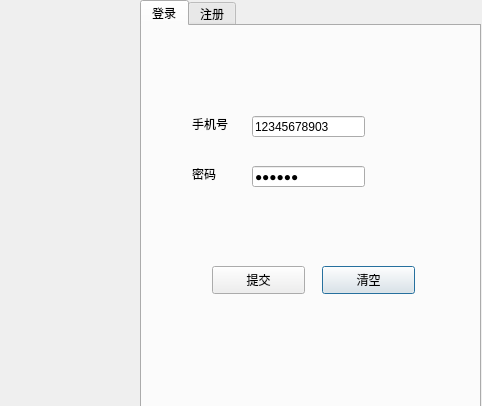
<?xml version="1.0" encoding="UTF-8"?>
<ui version="4.0">
 <class>LoginDialog</class>
 <widget class="QDialog" name="LoginDialog">
  <property name="geometry">
   <rect>
    <x>0</x>
    <y>0</y>
    <width>482</width>
    <height>406</height>
   </rect>
  </property>
  <property name="windowTitle">
   <string>Dialog</string>
  </property>
  <widget class="QTabWidget" name="tb_page">
   <property name="geometry">
    <rect>
     <x>140</x>
     <y>0</y>
     <width>341</width>
     <height>411</height>
    </rect>
   </property>
   <property name="toolTip">
    <string>&lt;html&gt;&lt;head/&gt;&lt;body&gt;&lt;p&gt;长度小于20，只允许字母、数字、下划线&lt;/p&gt;&lt;/body&gt;&lt;/html&gt;</string>
   </property>
   <property name="currentIndex">
    <number>0</number>
   </property>
   <widget class="QWidget" name="page_login">
    <attribute name="title">
     <string>登录</string>
    </attribute>
    <widget class="QLabel" name="lb_tel">
     <property name="geometry">
      <rect>
       <x>50</x>
       <y>90</y>
       <width>72</width>
       <height>15</height>
      </rect>
     </property>
     <property name="text">
      <string>手机号</string>
     </property>
    </widget>
    <widget class="QLabel" name="lb_password">
     <property name="geometry">
      <rect>
       <x>50</x>
       <y>140</y>
       <width>72</width>
       <height>15</height>
      </rect>
     </property>
     <property name="text">
      <string>密码</string>
     </property>
    </widget>
    <widget class="QLineEdit" name="le_tel">
     <property name="geometry">
      <rect>
       <x>110</x>
       <y>90</y>
       <width>113</width>
       <height>21</height>
      </rect>
     </property>
     <property name="toolTip">
      <string>&lt;html&gt;&lt;head/&gt;&lt;body&gt;&lt;p&gt;长度11，只允许数字&lt;/p&gt;&lt;/body&gt;&lt;/html&gt;</string>
     </property>
     <property name="text">
      <string>12345678903</string>
     </property>
    </widget>
    <widget class="QLineEdit" name="le_password">
     <property name="geometry">
      <rect>
       <x>110</x>
       <y>140</y>
       <width>113</width>
       <height>21</height>
      </rect>
     </property>
     <property name="text">
      <string>123456</string>
     </property>
     <property name="echoMode">
      <enum>QLineEdit::Password</enum>
     </property>
    </widget>
    <widget class="QPushButton" name="pb_clear">
     <property name="geometry">
      <rect>
       <x>180</x>
       <y>240</y>
       <width>93</width>
       <height>28</height>
      </rect>
     </property>
     <property name="text">
      <string>清空</string>
     </property>
    </widget>
    <widget class="QPushButton" name="pb_commit">
     <property name="geometry">
      <rect>
       <x>70</x>
       <y>240</y>
       <width>93</width>
       <height>28</height>
      </rect>
     </property>
     <property name="text">
      <string>提交</string>
     </property>
    </widget>
   </widget>
   <widget class="QWidget" name="page_register">
    <attribute name="title">
     <string>注册</string>
    </attribute>
    <widget class="QLabel" name="lb_password_register">
     <property name="geometry">
      <rect>
       <x>70</x>
       <y>170</y>
       <width>72</width>
       <height>15</height>
      </rect>
     </property>
     <property name="text">
      <string>密码</string>
     </property>
    </widget>
    <widget class="QLabel" name="lb_tel_register">
     <property name="geometry">
      <rect>
       <x>70</x>
       <y>120</y>
       <width>72</width>
       <height>15</height>
      </rect>
     </property>
     <property name="text">
      <string>手机号</string>
     </property>
    </widget>
    <widget class="QLineEdit" name="le_password_register">
     <property name="geometry">
      <rect>
       <x>130</x>
       <y>170</y>
       <width>161</width>
       <height>21</height>
      </rect>
     </property>
     <property name="toolTip">
      <string>&lt;html&gt;&lt;head/&gt;&lt;body&gt;&lt;p&gt;长度小于20，只允许数字、字母、下划线&lt;/p&gt;&lt;/body&gt;&lt;/html&gt;</string>
     </property>
     <property name="text">
      <string>123456</string>
     </property>
     <property name="echoMode">
      <enum>QLineEdit::Password</enum>
     </property>
    </widget>
    <widget class="QPushButton" name="pb_commit_register">
     <property name="geometry">
      <rect>
       <x>90</x>
       <y>260</y>
       <width>93</width>
       <height>28</height>
      </rect>
     </property>
     <property name="text">
      <string>提交</string>
     </property>
    </widget>
    <widget class="QLineEdit" name="le_tel_register">
     <property name="geometry">
      <rect>
       <x>130</x>
       <y>120</y>
       <width>161</width>
       <height>21</height>
      </rect>
     </property>
     <property name="toolTip">
      <string>&lt;html&gt;&lt;head/&gt;&lt;body&gt;&lt;p&gt;长度11，只允许数字&lt;/p&gt;&lt;/body&gt;&lt;/html&gt;</string>
     </property>
     <property name="text">
      <string>12345678909</string>
     </property>
    </widget>
    <widget class="QPushButton" name="pb_clear_register">
     <property name="geometry">
      <rect>
       <x>200</x>
       <y>260</y>
       <width>93</width>
       <height>28</height>
      </rect>
     </property>
     <property name="text">
      <string>清空</string>
     </property>
    </widget>
    <widget class="QLabel" name="lb_name_register">
     <property name="geometry">
      <rect>
       <x>70</x>
       <y>70</y>
       <width>72</width>
       <height>15</height>
      </rect>
     </property>
     <property name="text">
      <string>昵称</string>
     </property>
    </widget>
    <widget class="QLineEdit" name="le_name_register">
     <property name="geometry">
      <rect>
       <x>130</x>
       <y>70</y>
       <width>161</width>
       <height>21</height>
      </rect>
     </property>
     <property name="text">
      <string>123</string>
     </property>
    </widget>
   </widget>
  </widget>
  <widget class="QLabel" name="lb_icon">
   <property name="geometry">
    <rect>
     <x>0</x>
     <y>0</y>
     <width>141</width>
     <height>411</height>
    </rect>
   </property>
   <property name="text">
    <string/>
   </property>
  </widget>
 </widget>
 <resources/>
 <connections/>
</ui>
